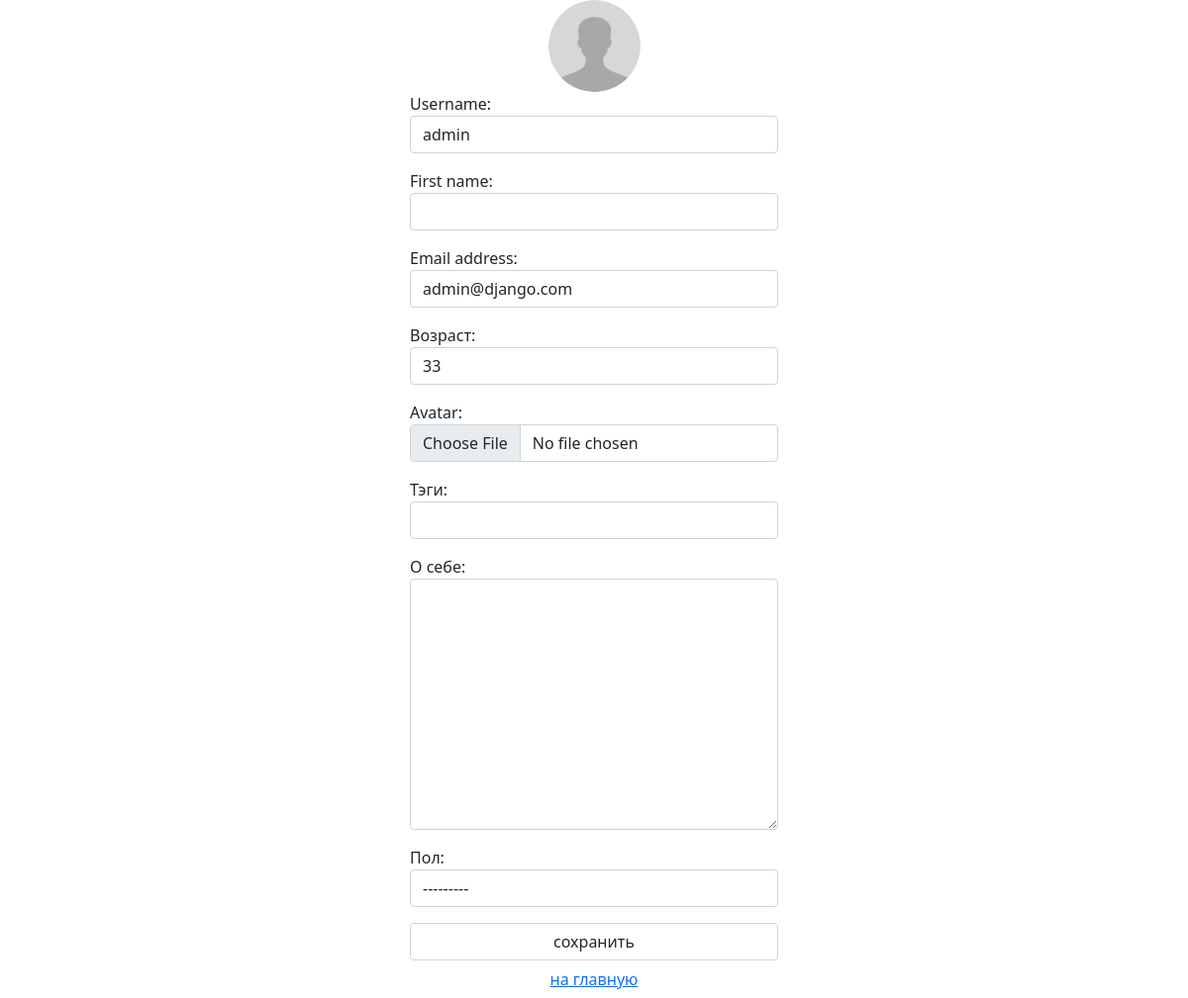
The page /auth/edit/ (signed in) on the database its author committed.
### authapp/models.py (models this page shows, shortened)
class ShopUser(AbstractUser):
    avatar = models.ImageField(upload_to='users_avatars', blank=True)
    age = models.PositiveIntegerField(verbose_name='возраст', default=18)
    activation_key = models.CharField(max_length=128, blank=True)
    activation_key_expires = models.DateTimeField(default=(now() + timedelta(hours=48)))

class ShopUserProfile(models.Model):
    MALE = 'М'
    FEMALE = 'W'
    GENDER_CHOIСES = (
        (MALE, 'М'),
        (FEMALE, 'Ж')
    )
    user = models.OneToOneField(
        ShopUser,
        unique=True,
        null=False,
        db_index=True,
        on_delete=models.CASCADE
    )
    tagline = models.CharField(
        verbose_name='тэги',
        max_length=128,
        blank=True
    )
    about_me = models.TextField(
        verbose_name='о себе',
        max_length=512,
        blank=True
    )
    gender = models.CharField(
        verbose_name='пол',
        choices=GENDER_CHOIСES,
        blank=True,
        max_length=1
    )

### authapp/views.py (the view)
# urls.py: path('edit/', authapp.edit, name='edit'),
def edit(request):
    title = 'редактирование'
    if request.method == 'POST':
        edit_form = ShopUserEditForm(request.POST, request.FILES, instance=request.user)
        profile_form = ShopUserProfileForm(request.POST, instance=request.user.shopuserprofile)
        if edit_form.is_valid() and profile_form.is_valid():
            edit_form.save()
            return HttpResponseRedirect(reverse('auth:edit'))
    else:
        edit_form = ShopUserEditForm(instance=request.user)
        profile_form = ShopUserProfileForm(instance=request.user.shopuserprofile)
    context = {
        'title': title,
        'edit_form': edit_form,
        'profile_form': profile_form,
    }
    return render(request, 'authapp/edit.html', context)

### authapp/forms.py (shortened to what this page needs)
class ShopUserEditForm(UserChangeForm):
    class Meta:
        model = ShopUser
        fields = ('username', 'first_name', 'email', 'age', 'avatar', 'password')
    def __init__(self, *args, **kwargs):
        super().__init__(*args, **kwargs)
        for field_name, field in self.fields.items():
            field.widget.attrs['class'] = 'form-control'
            field.help_text = ''
            if field_name == 'password':
                field.widget = forms.HiddenInput()

class ShopUserProfileForm(forms.ModelForm):
    class Meta:
        model = ShopUserProfile
        fields = ('tagline', 'about_me', 'gender')
    def __init__(self, *args, **kwargs):
        super(ShopUserProfileForm, self).__init__(*args, **kwargs)
        for field_name, field in self.fields.items():
            field.widget.attrs['class'] = 'form-control'

### mainapp/context_processors.py (called while the page is built)
def basket(request):
    print(f'context processor basket works')
    basket = []
    if request.user.is_authenticated:
        basket = Basket.objects.filter(user=request.user)
    return {
        'basket': basket,
    }

### authapp/templates/authapp/edit.html (shortened to what this page needs)
{% extends 'authapp/base.html' %}
{% load static %}
{% block content %}
    <div class="col-4 mx-auto">
        <div class="row">
            <div class="user_avatar">
                <img src="/media/{{ user.avatar|default:"avatar-placeholder.png" }}" class="rounded-circle">
            </div>
        </div>
    <div class="row">
        <form class="form-horizontal" action="{% url 'auth:edit' %}" method="post" enctype="multipart/form-data">
            {{ edit_form.as_p }}
            {{ profile_form.as_p }}
            <input class="form-control" type="submit" value="сохранить">
        </form>
        <button class="btn btn-round form-control last">
            <a href="{% url 'index' %}" class="">
                на главную
            </a>
        </button>
    </div>
    </div>
{% endblock %}

### authapp/static/authapp/style.css (style rules this page uses)
.user_avatar img { width: 25%; }
.user_avatar { text-align: center; }

### rows shown on the page
ShopUser: username "admin", email "admin@django.com", age "33"
ShopUserProfile: gender "---------"
